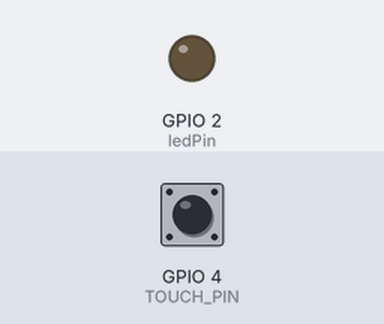
A sketch run on a simulated ESP32. On the bench: output pins drawn as LEDs (lit = HIGH). The test bench sets the inputs (shaded band); at power-on: GPIO 4 (TOUCH_PIN) HIGH. What the sketch prints to the serial monitor is not drawn.

Above: at 0.15 s.
At 20.27 s:
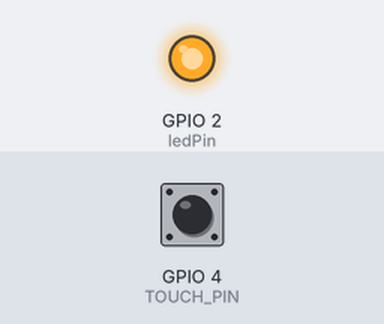
At 39.8 s:
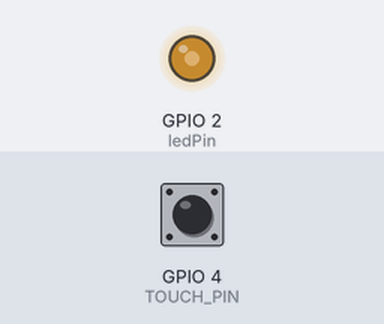
Timing chart, 0 to 40.0 s (numbered marks = the images above):
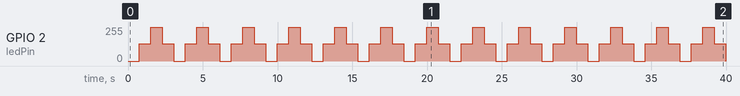

Measured:
- by itself, GPIO 2 (ledPin): 0/255 → 128/255 at 0.77 s, → 255/255 0.76 s later, → 128/255 0.76 s later, → 0/255 0.78 s later, … (53 changes in this stretch)

The sketch:

ex05.ino
```cpp
// 定义LED引脚
const int ledPin = 2;

// 设置PWM属性
const int freq = 5000;          // 频率 5000Hz
const int resolution = 8;       // 分辨率 8位 (0-255)

// ======================
// 触摸开关相关定义
// ======================
#define TOUCH_PIN 4
#define THRESHOLD 500  // 触摸阈值

// 边缘检测变量（必须）
bool lastTouched = false;
// 速度档位：1慢 2中 3快（循环切换）
int speedGear = 1;
const int maxGear = 3;

// 呼吸速度（延时时间）
int delayTime = 12;  // 默认1档

void setup() {
  Serial.begin(115200);

  // 新版LED PWM绑定（你提供的原版代码）
  ledcAttach(ledPin, freq, resolution);
}

void loop() {
  // ======================
  // 1. 触摸边缘检测：切换档位
  // 仅在“按下瞬间”切换一次
  // ======================
  uint16_t touchVal = touchRead(TOUCH_PIN);
  bool isTouched = (touchVal < THRESHOLD);

  // 边缘检测：上一次没触摸，现在触摸 → 切换档位
  if (isTouched && !lastTouched) {
    speedGear++;
    if (speedGear > maxGear) {
      speedGear = 1;
    }

    // 根据档位设置呼吸速度
    switch (speedGear) {
      case 1: delayTime = 12; break;   // 慢
      case 2: delayTime = 6;  break;   // 中
      case 3: delayTime = 2;  break;   // 快
    }

    Serial.print("切换档位：");
    Serial.println(speedGear);
  }
  lastTouched = isTouched;


  // ======================
  // 2. 原版呼吸灯逻辑（根据档位变速）
  // ======================
  // 逐渐变亮
  for(int dutyCycle = 0; dutyCycle <= 255; dutyCycle++){
    ledcWrite(ledPin, dutyCycle);
    delay(delayTime);  // 使用档位延时
  }

  // 逐渐变暗
  for(int dutyCycle = 255; dutyCycle >= 0; dutyCycle--){
    ledcWrite(ledPin, dutyCycle);
    delay(delayTime);  // 使用档位延时
  }

  Serial.println("呼吸周期完成");
}
```
